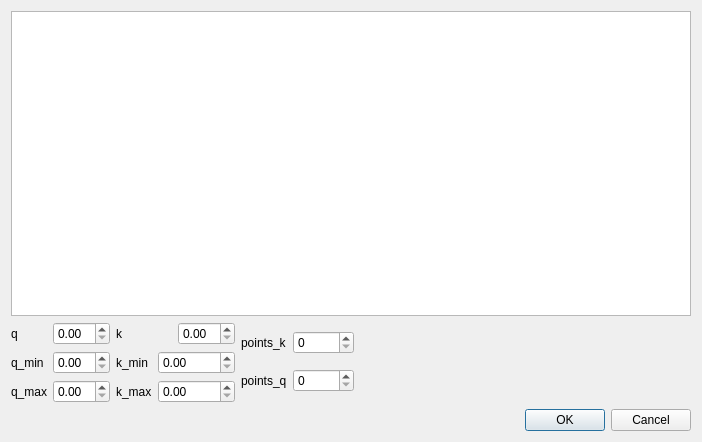
<?xml version="1.0" encoding="UTF-8"?>
<ui version="4.0">
 <class>model_settings</class>
 <widget class="QDialog" name="model_settings">
  <property name="geometry">
   <rect>
    <x>0</x>
    <y>0</y>
    <width>702</width>
    <height>442</height>
   </rect>
  </property>
  <property name="windowTitle">
   <string>Dialog</string>
  </property>
  <property name="modal">
   <bool>true</bool>
  </property>
  <layout class="QVBoxLayout" name="verticalLayout_4">
   <item>
    <widget class="QTableView" name="tableView"/>
   </item>
   <item>
    <layout class="QHBoxLayout" name="horizontalLayout_9">
     <item>
      <layout class="QVBoxLayout" name="verticalLayout_2">
       <item>
        <layout class="QHBoxLayout" name="horizontalLayout_2">
         <item>
          <widget class="QLabel" name="label_2">
           <property name="text">
            <string>q</string>
           </property>
          </widget>
         </item>
         <item>
          <widget class="QDoubleSpinBox" name="spinbox_q"/>
         </item>
        </layout>
       </item>
       <item>
        <layout class="QHBoxLayout" name="horizontalLayout_5">
         <item>
          <widget class="QLabel" name="label_5">
           <property name="text">
            <string>q_min</string>
           </property>
          </widget>
         </item>
         <item>
          <widget class="QDoubleSpinBox" name="spinbox_q_min"/>
         </item>
        </layout>
       </item>
       <item>
        <layout class="QHBoxLayout" name="horizontalLayout_6">
         <item>
          <widget class="QLabel" name="label_6">
           <property name="text">
            <string>q_max</string>
           </property>
          </widget>
         </item>
         <item>
          <widget class="QDoubleSpinBox" name="spinbox_q_max">
           <property name="maximum">
            <double>99.000000000000000</double>
           </property>
          </widget>
         </item>
        </layout>
       </item>
      </layout>
     </item>
     <item>
      <layout class="QVBoxLayout" name="verticalLayout">
       <item>
        <layout class="QHBoxLayout" name="horizontalLayout">
         <item>
          <widget class="QLabel" name="label">
           <property name="text">
            <string>k</string>
           </property>
          </widget>
         </item>
         <item>
          <widget class="QDoubleSpinBox" name="spinbox_k"/>
         </item>
        </layout>
       </item>
       <item>
        <layout class="QHBoxLayout" name="horizontalLayout_3">
         <item>
          <widget class="QLabel" name="label_3">
           <property name="text">
            <string>k_min</string>
           </property>
          </widget>
         </item>
         <item>
          <widget class="QDoubleSpinBox" name="spinbox_k_min">
           <property name="maximum">
            <double>10000.000000000000000</double>
           </property>
          </widget>
         </item>
        </layout>
       </item>
       <item>
        <layout class="QHBoxLayout" name="horizontalLayout_4">
         <item>
          <widget class="QLabel" name="label_4">
           <property name="text">
            <string>k_max</string>
           </property>
          </widget>
         </item>
         <item>
          <widget class="QDoubleSpinBox" name="spinbox_k_max">
           <property name="maximum">
            <double>10000.000000000000000</double>
           </property>
          </widget>
         </item>
        </layout>
       </item>
      </layout>
     </item>
     <item>
      <layout class="QVBoxLayout" name="verticalLayout_3" stretch="0,0">
       <item>
        <layout class="QHBoxLayout" name="horizontalLayout_7">
         <item>
          <widget class="QLabel" name="label_7">
           <property name="text">
            <string>points_k</string>
           </property>
          </widget>
         </item>
         <item>
          <widget class="QSpinBox" name="spinbox_points_k">
           <property name="maximum">
            <number>10000</number>
           </property>
          </widget>
         </item>
        </layout>
       </item>
       <item>
        <layout class="QHBoxLayout" name="horizontalLayout_8">
         <item>
          <widget class="QLabel" name="label_8">
           <property name="text">
            <string>points_q</string>
           </property>
          </widget>
         </item>
         <item>
          <widget class="QSpinBox" name="spinbox_points_q">
           <property name="maximum">
            <number>10000</number>
           </property>
          </widget>
         </item>
        </layout>
       </item>
      </layout>
     </item>
     <item>
      <spacer name="horizontalSpacer">
       <property name="orientation">
        <enum>Qt::Horizontal</enum>
       </property>
       <property name="sizeHint" stdset="0">
        <size>
         <width>40</width>
         <height>20</height>
        </size>
       </property>
      </spacer>
     </item>
    </layout>
   </item>
   <item>
    <widget class="QDialogButtonBox" name="buttonBox">
     <property name="orientation">
      <enum>Qt::Horizontal</enum>
     </property>
     <property name="standardButtons">
      <set>QDialogButtonBox::Cancel|QDialogButtonBox::Ok</set>
     </property>
    </widget>
   </item>
  </layout>
 </widget>
 <resources/>
 <connections>
  <connection>
   <sender>buttonBox</sender>
   <signal>accepted()</signal>
   <receiver>model_settings</receiver>
   <slot>accept()</slot>
   <hints>
    <hint type="sourcelabel">
     <x>248</x>
     <y>254</y>
    </hint>
    <hint type="destinationlabel">
     <x>157</x>
     <y>274</y>
    </hint>
   </hints>
  </connection>
  <connection>
   <sender>buttonBox</sender>
   <signal>rejected()</signal>
   <receiver>model_settings</receiver>
   <slot>reject()</slot>
   <hints>
    <hint type="sourcelabel">
     <x>316</x>
     <y>260</y>
    </hint>
    <hint type="destinationlabel">
     <x>286</x>
     <y>274</y>
    </hint>
   </hints>
  </connection>
 </connections>
</ui>
